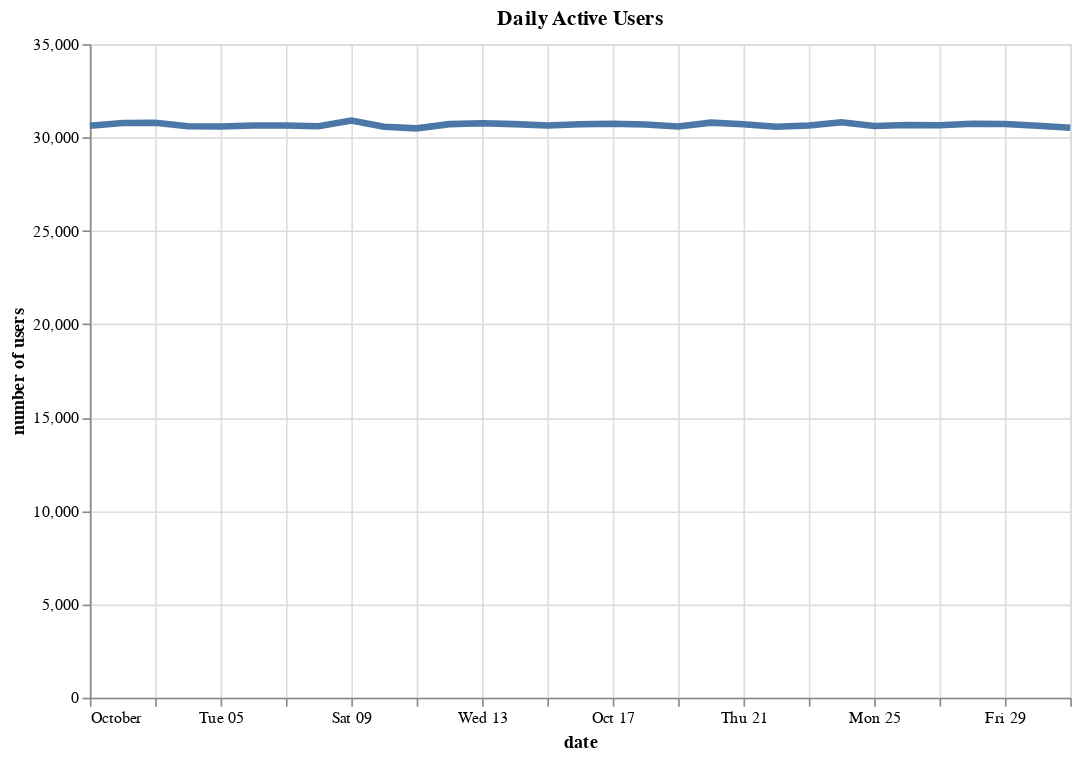

Notebook code for this chart:
### Code cell
alt.Chart(activity).mark_line(size=4).encode(
    alt.X('dt:T', axis=alt.Axis(title = 'date')),
    alt.Y('userid:Q', axis=alt.Axis(title = 'number of users'))
).properties(
    width=600,
    height=400, 
    title='Daily Active Users'
)

### Figure 1 — Vega-Lite specification as saved in the notebook (floating-point values rounded to 4 significant figures)
{"config": {"view": {"continuousWidth": 400, "continuousHeight": 300}}, "data": {"name": "data-72fa7eaea915d722c2b264439d74a8e3"}, "mark": {"type": "line", "size": 4}, "encoding": {"x": {"type": "temporal", "axis": {"title": "date"}, "field": "dt"}, "y": {"type": "quantitative", "axis": {"title": "number of users"}, "field": "userid"}}, "height": 400, "title": "Daily Active Users", "width": 600, "$schema": "https://vega.github.io/schema/vega-lite/v4.8.1.json", "datasets": {"data-72fa7eaea915d722c2b264439d74a8e3": [{"dt": "2021-10-01", "userid": 30634, "activity_level": 30634}, {"dt": "2021-10-02", "userid": 30775, "activity_level": 30775}, {"dt": "2021-10-03", "userid": 30785, "activity_level": 30785}, {"dt": "2021-10-04", "userid": 30599, "activity_level": 30599}, {"dt": "2021-10-05", "userid": 30588, "activity_level": 30588}, {"dt": "2021-10-06", "userid": 30639, "activity_level": 30639}, {"dt": "2021-10-07", "userid": 30637, "activity_level": 30637}, {"dt": "2021-10-08", "userid": 30600, "activity_level": 30600}, {"dt": "2021-10-09", "userid": 30902, "activity_level": 30902}, {"dt": "2021-10-10", "userid": 30581, "activity_level": 30581}, {"dt": "2021-10-11", "userid": 30489, "activity_level": 30489}, {"dt": "2021-10-12", "userid": 30715, "activity_level": 30715}, {"dt": "2021-10-13", "userid": 30761, "activity_level": 30761}, {"dt": "2021-10-14", "userid": 30716, "activity_level": 30716}, {"dt": "2021-10-15", "userid": 30637, "activity_level": 30637}, {"dt": "2021-10-16", "userid": 30708, "activity_level": 30708}, {"dt": "2021-10-17", "userid": 30741, "activity_level": 30741}, {"dt": "2021-10-18", "userid": 30694, "activity_level": 30694}, {"dt": "2021-10-19", "userid": 30587, "activity_level": 30587}, {"dt": "2021-10-20", "userid": 30795, "activity_level": 30795}, {"dt": "2021-10-21", "userid": 30705, "activity_level": 30705}, {"dt": "2021-10-22", "userid": 30573, "activity_level": 30573}, {"dt": "2021-10-23", "userid": 30645, "activity_level": 30645}, {"dt": "2021-10-24", "userid": 30815, "activity_level": 30815}, {"dt": "2021-10-25", "userid": 30616, "activity_level": 30616}, {"dt": "2021-10-26", "userid": 30673, "activity_level": 30673}, {"dt": "2021-10-27", "userid": 30661, "activity_level": 30661}, {"dt": "2021-10-28", "userid": 30734, "activity_level": 30734}, {"dt": "2021-10-29", "userid": 30723, "activity_level": 30723}, {"dt": "2021-10-30", "userid": 30628, "activity_level": 30628}, {"dt": "2021-10-31", "userid": 30519, "activity_level": 30519}]}}
